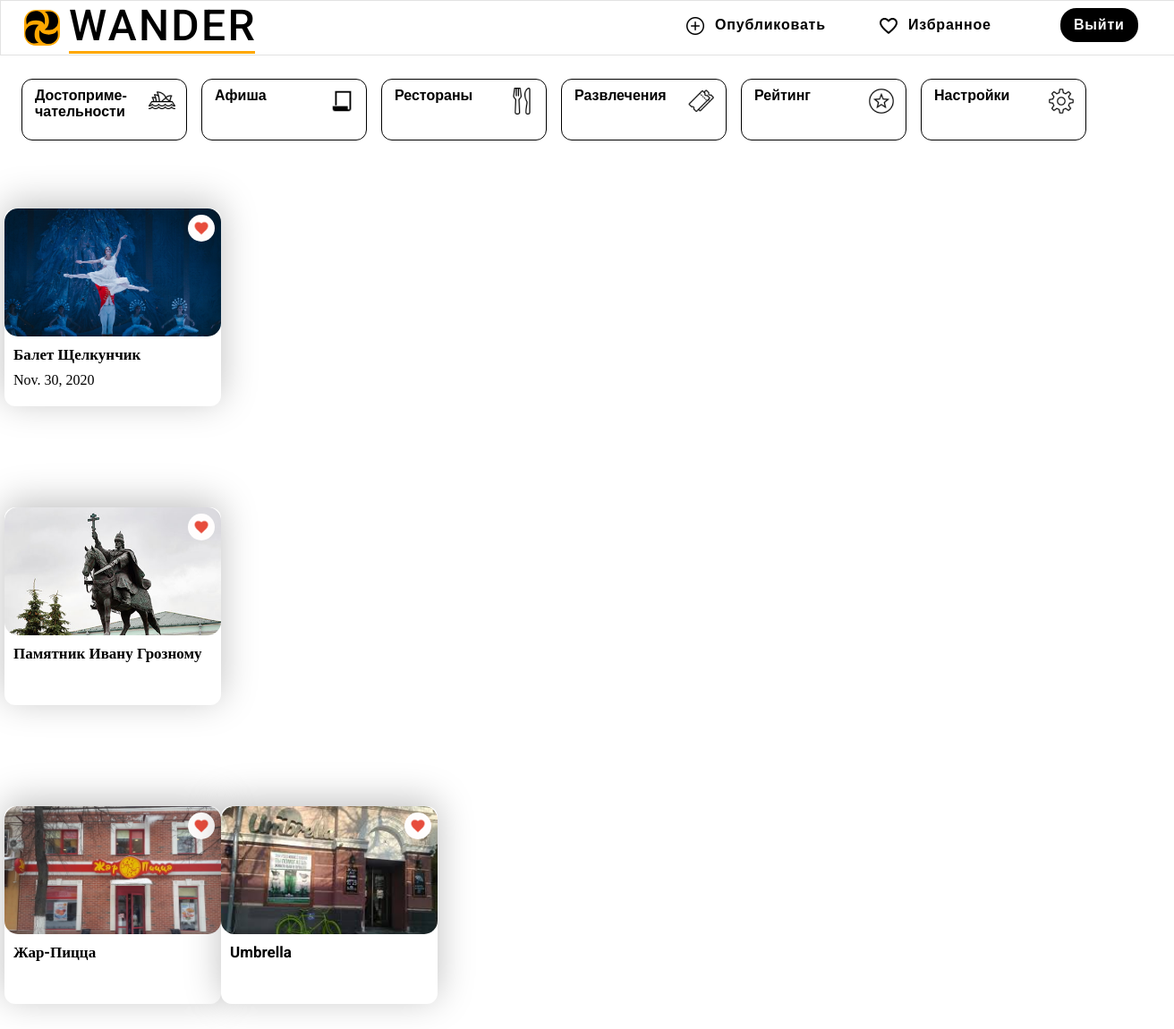
Page /users/profile/favourites/ (signed in) on the committed database.
### wander/models.py (models this page shows, shortened)
class PosterEvent(models.Model):
    class Meta:
        db_table = "poster_event"
    class NewManager(models.Manager):
        def get_queryset(self):
            return super().get_queryset().filter(status='opened')
    options = (
        ('opened', 'Opened'),
        ('closed', 'Closed'),
    )
    place = models.ForeignKey(Place, on_delete=models.CASCADE)
    date_start = models.DateField(auto_now=False, auto_now_add=False, default=timezone.now)
    date_end = models.DateField(auto_now=False, auto_now_add=False, default=None, null=True)
    name = models.CharField(max_length=30, default='add_name_event')
    ended = models.BooleanField(default=False)
    status = models.CharField(max_length=10, choices=options, default='opened')
    favourites = models.ManyToManyField(
        User, related_name='favourite_poster_event', default=None, blank=True)
    objects = models.Manager()  # default manager
    newmanager = NewManager()  # custom manager
    image = models.ImageField(upload_to=image_path_posterevent, default='img/default.jpg')

class Attraction(models.Model):
    class NewManager(models.Manager):
        def get_queryset(self):
            return super().get_queryset() .filter(status='opened')
    options = (
        ('opened', 'Opened'),
        ('closed', 'Closed'),
    )
    place = models.ForeignKey(Place, on_delete=models.CASCADE, )
    history = models.CharField(max_length=255)
    status = models.CharField(max_length=10, choices=options, default='opened')
    favourites = models.ManyToManyField(
        User, related_name='favourite_attraction', default=None, blank=True)
    objects = models.Manager()  # default manager
    newmanager = NewManager()  # custom manager
    image = models.ImageField(upload_to=image_path_attraction, default='img/default.jpg')

class Place(models.Model):
    city = models.ForeignKey(City, on_delete=models.CASCADE, related_name='city')
    full_address = models.CharField(max_length=255)
    name = models.CharField(max_length=50)
    rating = models.FloatField(max_length=3)
    description = models.CharField(max_length=255)
    image_map = models.ImageField(upload_to=image_map_path, default='img/map/default.jpg')
    def __str__(self):
        return "%s: %s, %s" % (self.name, self.city.__str__(),  self.full_address)

class Restaurant(models.Model):
    class NewManager(models.Manager):
        def get_queryset(self):
            return super().get_queryset().filter(status='opened')
    options = (
        ('opened', 'Opened'),
        ('closed', 'Closed'),
    )
    place = models.ForeignKey(Place, on_delete=models.CASCADE,)
    name = models.CharField(max_length=50)
    description = models.CharField(max_length=255)
    status = models.CharField(max_length=10, choices=options, default='opened')
    favourites = models.ManyToManyField(
        User, related_name='favourite_restaurant', default=None, blank=True)
    objects = models.Manager()  # default manager
    newmanager = NewManager()  # custom manager
    image = models.ImageField(upload_to=image_path_restaurant, default='img/default.jpg')

### users/views.py (the view)
# urls.py: path('profile/favourites/', views.favourite_list, name='favourite_list'),
@ login_required
def favourite_list(request):
    new_poster_event = PosterEvent.newmanager.filter(favourites=request.user)
    new_restaurant = Restaurant.newmanager.filter(favourites=request.user)
    new_attraction = Attraction.newmanager.filter(favourites=request.user)
    return render(request,
        'users/favourites.html',
        {'new_poster_event': new_poster_event,
        'new_restaurant': new_restaurant,
        'new_attraction': new_attraction})

### wander/models.py (called while the page is built)
    def __str__(self):
        return "%s" % self.name

### users/templates/users/favourites.html (shortened to what this page needs)
{% extends 'wander/base_new.html' %}
{% load static %}
{% block context %}
    <section class="blocks-row-city">
        {% for poster in new_poster_event %}
            <div class="block" onclick="location.href='{% url 'poster-detail' poster.pk %}';">
                <div class="bl_img" style="background-image: url('{{ poster.image.url }}')">
                    <button>
                        {% if user.is_authenticated %}
                        {% if poster.favourites.filter.exists %}
                        <div><a href="{% url 'users:favourite_add_poster' poster.id %}" class="">
                            <div class="bl_favorites"> <img src={% static 'wander/img/no_love.png' %} alt="no_love"></div></a></div>
                        {% else %}
                        <div><a href="{% url 'users:favourite_add_poster' poster.id %}" class="">
                            <div class="bl_favorites"> <img src={% static 'wander/img/love.png' %} alt="love"></div></a></div>
                        {% endif %}
                        {% else %}
                        <div><a href="{% url 'users:signup' %}" class="">
                            <div class="bl_favorites"> <img src={% static 'wander/img/love.png' %} alt="love"> </div></a></div>
                        {% endif %}
                    </button>
                </div>
                <div class="bl_text">
                    <div class="name">{{ poster.name }}</div>
                    <div class="datetime">{{ poster.date_start }}</div>
                </div>
            </div>
        {% empty %}
            <li>В избранном пока ещё нет мероприятий.</li>
        {% endfor %}
    </section>
    <section class="blocks-row-city">
        {% for attraction in new_attraction %}
            <div class="block"onclick="location.href='{% url 'attraction-detail' attraction.pk %}';">
                <div class="bl_img" style="background-image: url('{{ attraction.image.url }}')">
                    <button>
                        {% if user.is_authenticated %}
                            {% if attraction %}
                        <div><a href="{% url 'users:favourite_add_attraction' attraction.id %}" class="">
                            <div class="bl_favorites"> <img src={% static 'wander/img/no_love.png' %} alt="no_love"></div></a></div>
                        {% else %}
                        <div><a href="{% url 'users:favourite_add_attraction' attraction.id %}" class="">
                            <div class="bl_favorites"> <img src={% static 'wander/img/love.png' %} alt="love"></div></a></div>
                        {% endif %}
                        {% else %}
                        <div><a href="{% url 'users:signup' %}" class="">
                            <div class="bl_favorites"> <img src={% static 'wander/img/love.png' %} alt="love"></div></a></div>
                        {% endif %}
                    </button>
                </div>
                <div class="bl_text">
                    <div class="name">{{ attraction.place.name }}</div>
                </div>
            </div>
        {% empty %}
            <li>В избранном пока ещё нет достопримечательностей.</li>
        {% endfor %}
    </section>
    <section class="blocks-row-city">
        {% for restaurant in new_restaurant %}
            <div class="block" onclick="location.href='{% url 'restaurant-detail' restaurant.pk %}';">
                <div class="bl_img" style="background-image: url('{{ restaurant.image.url }}')">
                    <button>
                        {% if user.is_authenticated %}
                        {% if restaurant %}
                        <div><a href="{% url 'users:favourite_add_restaurant' restaurant.id %}" class="">
                            <div class="bl_favorites"> <img src={% static 'wander/img/no_love.png' %} alt="no_love"></div></a></div>
                        {% else %}
                        <div><a href="{% url 'users:favourite_add_restaurant' restaurant.id %}" class="">
                            <div class="bl_favorites"> <img src={% static 'wander/img/love.png' %} alt="love"></div></a></div>
                        {% endif %}
                        {% else %}
                        <div><a href="{% url 'users:signup' %}" class="">
                            <div class="bl_favorites"> <img src={% static 'wander/img/love.png' %} alt="love"></div></a></div>
                        {% endif %}
                    </button>
                </div>
                <div class="bl_text">
                    <div class="name">{{ restaurant.name }}</div>
                </div>
            </div>
        {% empty %}
            <li>В избранном пока ещё нет ресторанов.</li>
        {% endfor %}
    </section>
{% endblock %}

### wander/static/wander/place_.css (style rules this page uses)
* { margin:0; padding:0; }
section { width: 1280px; min-height: 10px; margin:0 auto; position: relative; }
.blocks-row-city { width: 1302px; margin: 75px auto; position: relative; flex-flow: wrap; display: flex; }
.block { height: 221px; width: 242px; margin-bottom:38px; box-shadow: 0px -6px 40px rgba(0, 0, 0, 0.25); background: #FFFFFF; box-sizing: border-box; border-radius: 12px; overflow: hidden; cursor:pointer }
.bl_img { height: 143px; width: 242px; border-radius: 15px; background-size: cover; background-image:url(img/krem.png); cursor:pointer }
.bl_img>button { border:none; float:right; margin-right: 7px; margin-top: 7px; background:none; }
.bl_favorites { display: flex; align-items:center; justify-content:center; height: 30px; width: 30px; background: #FFFDFD; border-radius: 50px; }
.bl_favorites>img { height: 18px; width: 18px; }
.bl_text { margin-left: 10px; margin-top: 10px; }
.name { margin-bottom: 10px; font-family: Roboto; font-weight: bold; font-size: 17px; line-height: 20px; color: #000000; }

### rows in the picture
PosterEvent: image (picture), name "Балет Щелкунчик", date_start "Nov. 30, 2020"
Attraction: image (picture), place.name "Памятник Ивану Грозному"
Restaurant: image (picture), name "Жар-Пицца"
Restaurant: image (picture), name "Umbrella"
